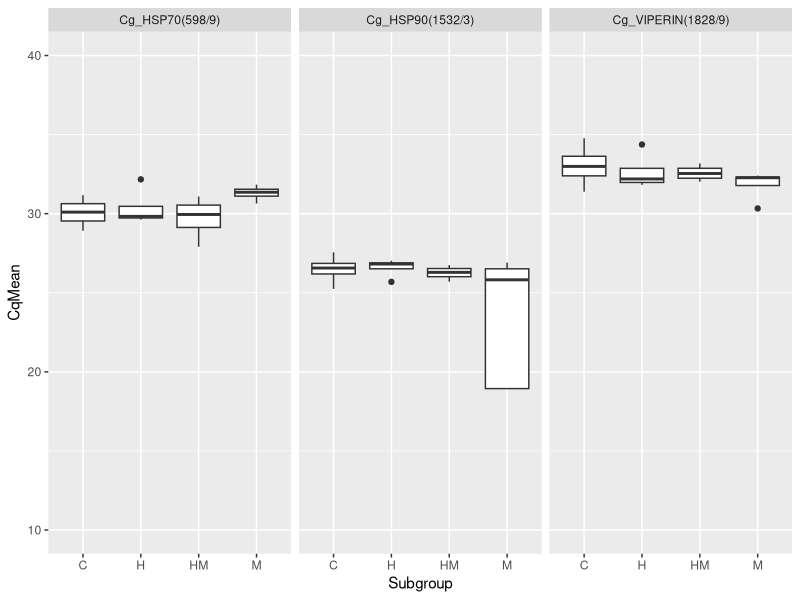
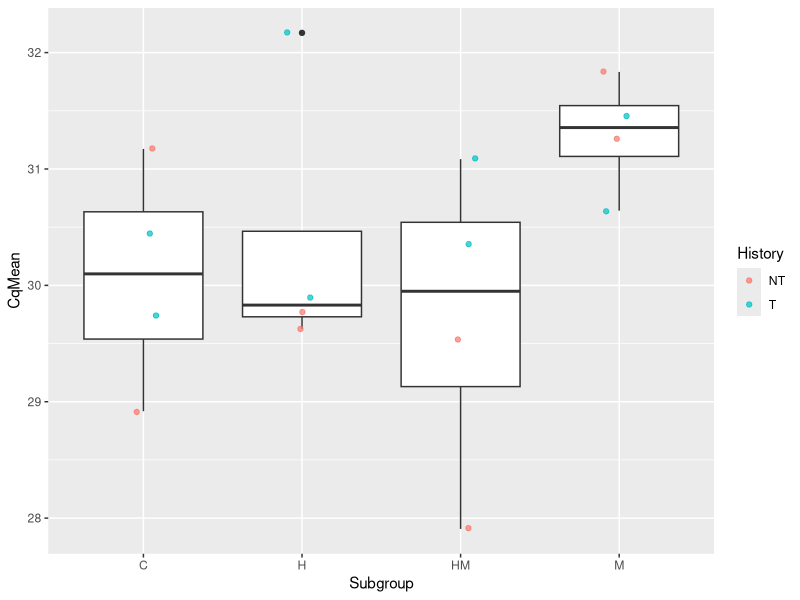
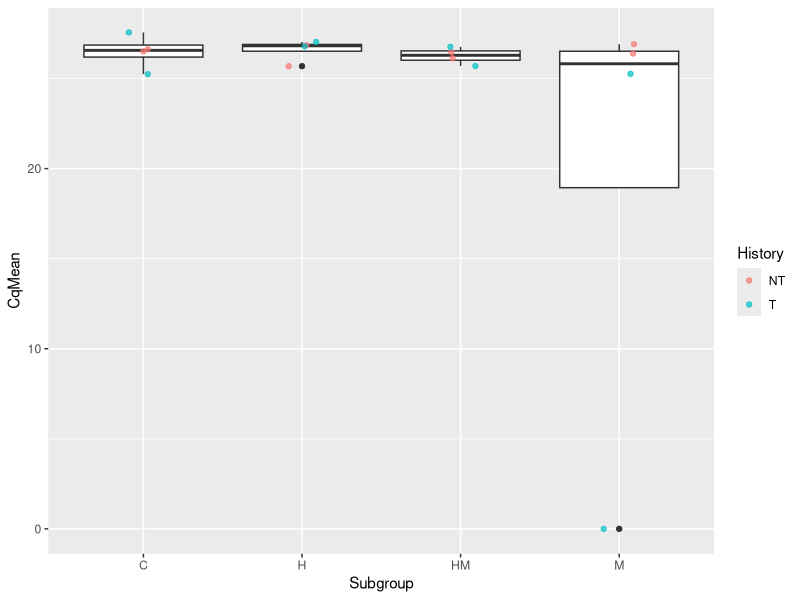
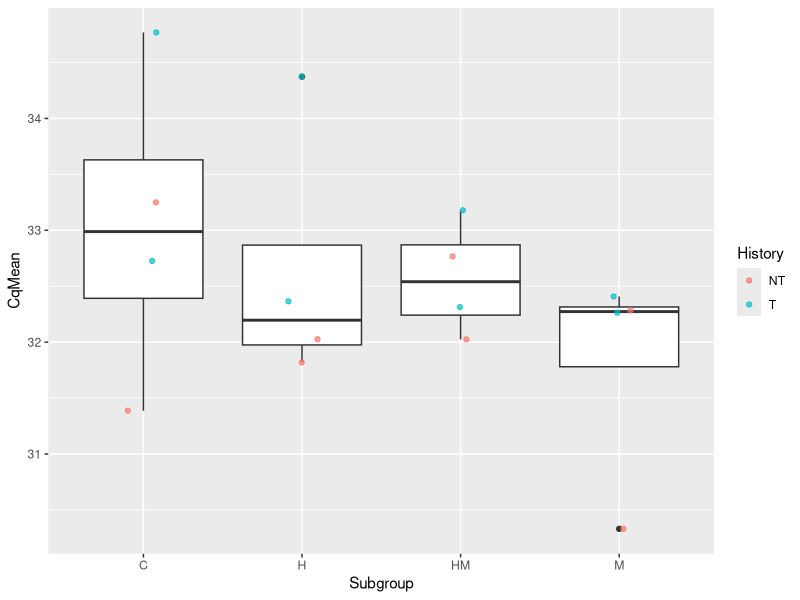

Recreate these plots in R, in order.
## ---- chunk 1
library(tidyverse)


## ---- chunk 2
qpcrd <- read.csv("../data/qPCR-data-2-21.csv", header = TRUE)
## ---- chunk 3
ggplot(data = qpcrd, mapping = aes(x = Subgroup, y = CqMean)) +   geom_boxplot() +
  facet_wrap('Target') +
  coord_cartesian(ylim = c(10, 40))
## ---- chunk 4
qpcrd %>%
  filter(Target == "Cg_HSP70(598/9)") %>%
ggplot(mapping = aes(x = Subgroup, y = CqMean)) + 
  geom_boxplot()  +
  geom_jitter(aes(color = History), width = 0.1, alpha = 0.7)
## ---- chunk 5
qpcrd %>%
  filter(Target == "Cg_HSP90(1532/3)") %>%
ggplot(mapping = aes(x = Subgroup, y = CqMean)) + 
  geom_boxplot()  +
  geom_jitter(aes(color = History), width = 0.1, alpha = 0.7)
## ---- chunk 6
qpcrd %>%
  filter(Target == "Cg_VIPERIN(1828/9)") %>%
ggplot(mapping = aes(x = Subgroup, y = CqMean)) + 
  geom_boxplot()  +
  geom_jitter(aes(color = History), width = 0.1, alpha = 0.7)
